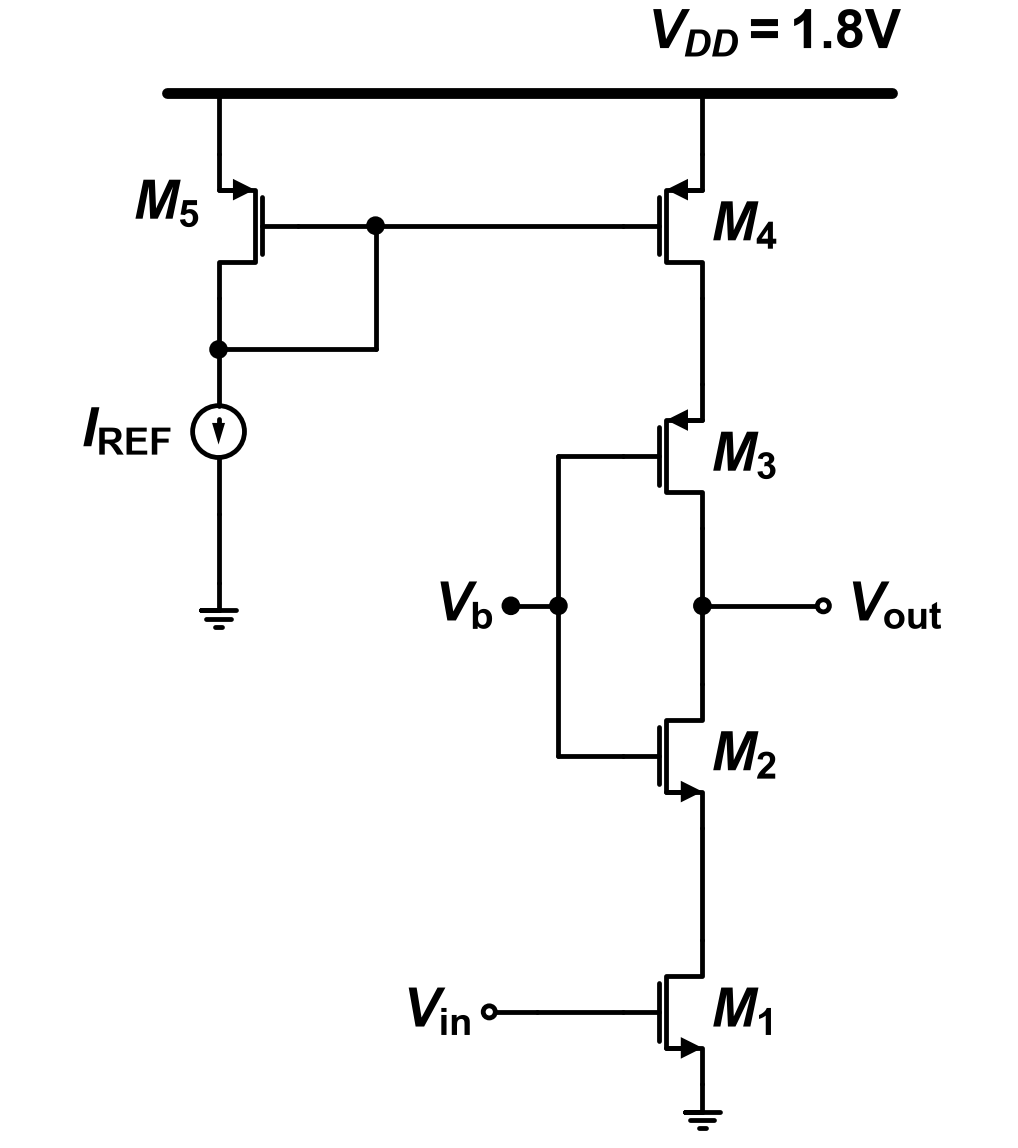

This chart was generated by the following Python code:
"""2013-1 중간 Q1 — 기준: Q1.md '회로 — Fig Q1'."""
import schemdraw.elements as elm
from schem_style import OPEN_R, dot, gate_terminal, new_drawing, nmos, pmos, rail

GAP = 0.2       # 소자 라벨과 기호 사이 간격
RAIL_Y = 0.0    # V_DD 레일 높이


def draw():
    d = new_drawing()
    xl, xr = 0.0, 5.6            # M5 줄, 오른쪽 세로줄
    rail(d, (xl - 0.6, RAIL_Y), (xr + 2.2, RAIL_Y))
    d.add(elm.Label().right().at((xr + 2.2, RAIL_Y + 0.3))
          .label(r"$V_{DD}\mathrm{=1.8V}$", halign="right", valign="bottom"))
    # 위 두 pmos: M5 좌우 반전(게이트 오른쪽), M4 보통. 소스에서 세로선이 위로 레일
    ys = RAIL_Y - 0.7
    m5 = pmos(d, at=(xl, ys), anchor="source", mirror=True)
    m4 = pmos(d, at=(xr, ys), anchor="source", label=r"$M_\mathrm{4}$")
    for m in (m5, m4):
        d.add(elm.Line().up().at(m.source).toy(RAIL_Y))
    d.add(elm.Label().right().at((xl - 0.3, m5.center.y + 0.15)).label(r"$M_\mathrm{5}$", halign="right"))
    # 게이트 공통선과 게이트 접속점, 다이오드 연결: n1 → 오른쪽 → 위 → 게이트 접속점
    xg = m5.gate.x + 0.9
    d.add(elm.Line().at(m5.gate).tox(xg)); g = dot(d)
    d.add(elm.Line().at(g.center).tox(m4.gate))
    d.add(elm.Line().down().at(m5.drain).length(0.6)); n1 = dot(d)
    d.add(elm.Line().right().at(n1.center).tox(xg))
    d.add(elm.Line().up().toy(g.center.y))
    # 왼쪽 세로줄 아래: I_REF(화살표 아래), 접지
    iref = d.add(elm.SourceI().down().at(n1.center).length(1.9).scale(0.6)
                 .label(r"$I_\mathrm{REF}$", "top", ofst=0.35))
    d.add(elm.Line().down().at(iref.end).length(0.8))
    d.add(elm.Ground().scale(0.8))
    # 오른쪽 세로줄 위→아래: M4, M3, Vout 접속점, M2, M1, 접지
    d.add(elm.Line().down().at(m4.drain).length(1.0))
    m3 = pmos(d, at=d.here, anchor="source", label=r"$M_\mathrm{3}$")
    d.add(elm.Line().down().at(m3.drain).length(0.9)); vout = dot(d)
    d.add(elm.Line().right().at(vout.center).length(1.4))
    d.add(elm.Dot(open=True, radius=OPEN_R).label(r"$V_\mathrm{out}$", "right", ofst=GAP))
    d.add(elm.Line().down().at(vout.center).length(0.9))
    m2 = nmos(d, at=d.here, anchor="drain", label=r"$M_\mathrm{2}$")
    d.add(elm.Line().down().at(m2.source).length(1.3))
    m1 = nmos(d, at=d.here, anchor="drain", label=r"$M_\mathrm{1}$")
    d.add(elm.Ground().at(m1.source).scale(0.8))
    # M3 게이트 → 왼쪽 → 아래로 Vb 접속점(Vout 높이) → M2 게이트 높이 → 오른쪽 M2 게이트
    xb = m3.gate.x - 0.75
    d.add(elm.Line().at(m3.gate).tox(xb))
    d.add(elm.Line().down().toy(vout.center.y)); vb = dot(d)
    d.add(elm.Line().down().at(vb.center).toy(m2.gate.y))
    d.add(elm.Line().right().tox(m2.gate))
    gate_terminal(d, vb.center, r"$V_\mathrm{b}$")
    # V_in 원 → 가로선 → M1 게이트
    d.add(elm.Line().left().at(m1.gate).length(1.0))
    gate_terminal(d, d.here, r"$V_\mathrm{in}$", open_=True)
    return d
